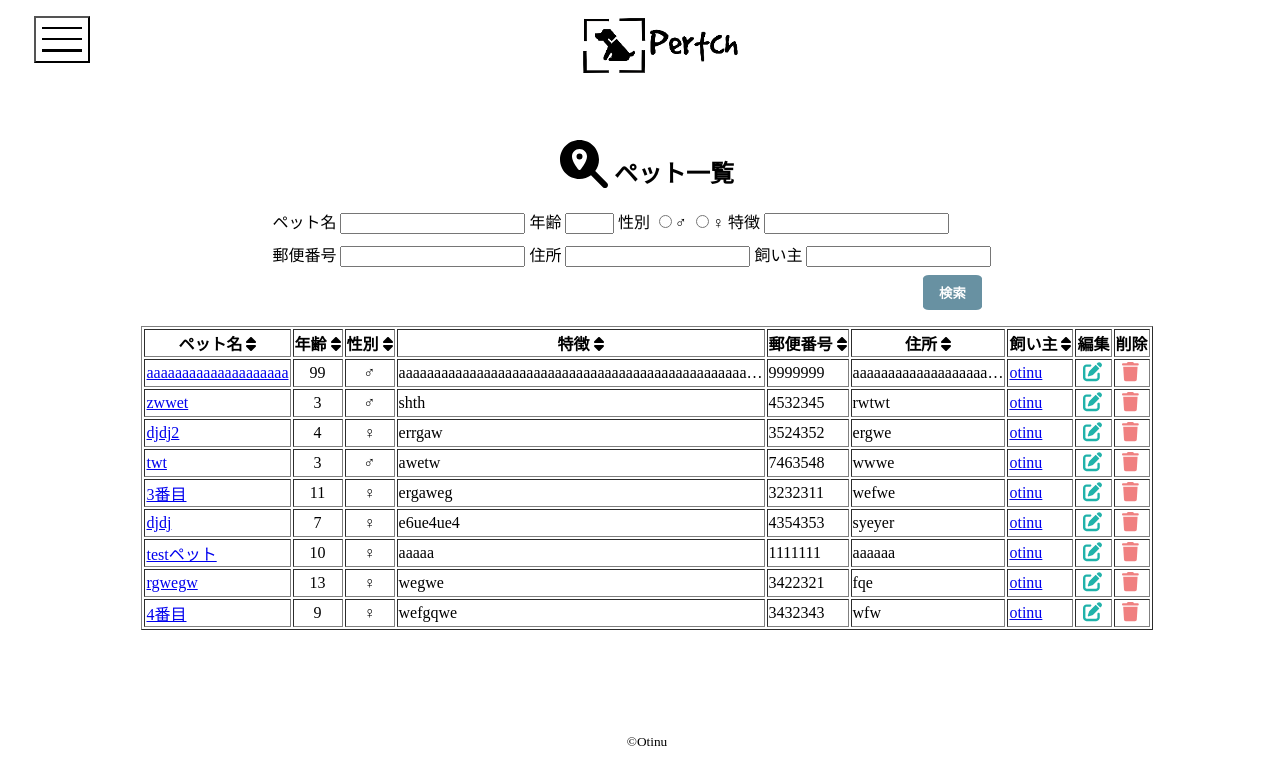
The page /pet/index/ (signed in) on the database its author committed.
### petApp/models.py (models this page shows)
class PetModel(models.Model):
    class Meta:
        db_table = "pet"
    name = models.CharField(validators=[MinLengthValidator(2)], max_length=20)
    age = models.IntegerField(validators=[MinValueValidator(0), MaxValueValidator(99)])
    sex = models.BooleanField()
    charm_point = models.CharField(max_length=1000)
    post_cord = models.IntegerField(validators=[MaxValueValidator(9999999)])
    address = models.CharField(max_length=50)
    image = models.ImageField(upload_to="pet/")
    now = datetime.datetime.now()
    created_at = models.DateTimeField(default=now)
    updated_at = models.DateTimeField(default=now)
    owner = models.ForeignKey(Owner, on_delete=models.CASCADE)

### ownerApp/models.py (models this page shows)
class Owner(AbstractUser, models.Model):
    USERNAME_FIELD = "username"
    REQUIRED_FIELDS = ["contact", "created_at", "updated_at"]
    class Meta:
        db_table = "owner"
    username = models.CharField(max_length=20, unique=True)
    password = models.TextField()
    contact = models.EmailField(max_length=30, unique=True)
    sub_contact = models.CharField(max_length=30)
    message = models.TextField()
    now = datetime.datetime.now()
    created_at = models.DateTimeField(default=now)
    updated_at = models.DateTimeField(default=now)

### petApp/views.py (the view)
# urls.py: path("index/", index, name="index"),
@login_required
def index(request):
    list = PetModel.objects.all()
    list = list.order_by("created_at").reverse()
    return render(request, "pet/index.html", {"list": list})

### templates/pet/index.html (shortened to what this page needs)
{% extends "base.html" %}
{% load static %}
{% block extra_css %}
<link rel="stylesheet" href="{% static 'css/pet/index.css' %}">
<link rel="stylesheet" href="{% static 'css/header.css' %}">
<link rel="stylesheet" href="https://use.fontawesome.com/releases/v6.2.1/css/all.css" />
{% endblock extra_css %}
{% block header %}
{% include "_header.html" %}
{% endblock header %}
{% block main %}
<div class="body-container">
    <h2 style="text-align: center;">
        <i class="fa-solid fa-magnifying-glass-location fa-2x"></i> ペット一覧
    </h2>
    <form id="search" method="post" action="{% url 'pet:search' %}">
        <div class="search-inputarea">
            <div class="search-first-inputarea">
                <label>ペット名</label>
                <input type=text name="name">
                <label>年齢</label>
                <input type="number" class="search-input-age" name="age">
                <label>性別</label>
                <input type="radio" value="true" name="sex">♂
                <input type="radio" value="false" name="sex">♀
                <label>特徴</label>
                <input type=text name="charm-point"></input>
            </div>
            <div class="search-second-inputarea">
                <label>郵便番号</label>
                <input id="post-cord" type=text name="post-cord">
                <label>住所</label>
                <input id="address" type=text name="address">
                <label>飼い主</label>
                <input type=text name="owner">
            </div>
            <div>
                <input type="submit" class="submit-button" value="検索">
            </div>
        </div>
    </form>
    <div class="table-area">
        {% if list %}
        <table id="sort_table" border="1" style="table-layout: fixed;">
            <colgroup>
                <col width="10%">
                <col width="2%">
                <col width="2%">
                <col width="32%">
                <col width="4%">
                <col width="20%">
                <col width="10%">
                <col width="1%">
                <col width="1%">
            </colgroup>
            <tbody id="index-tbody">
                <tr>
                    <th>ペット名&nbsp;<i class="fa fa-sort"></i></th>
                    <th>年齢&nbsp;<i class="fa fa-sort"></i></th>
                    <th>性別&nbsp;<i class="fa fa-sort"></i></th>
                    <th>特徴&nbsp;<i class="fa fa-sort"></i></th>
                    <th>郵便番号&nbsp;<i class="fa fa-sort"></i></th>
                    <th>住所&nbsp;<i class="fa fa-sort"></i></th>
                    <th>飼い主&nbsp;<i class="fa fa-sort"></i></th>
                    <th id="no-sort-column">編集</th>
                    <th id="no-sort-column">削除</th>
                </tr>
                {% for pet in list %}
                <tr align="center">
                    <td align="left">
                        <a href="{% url 'pet:show' pet.id %}">{{ pet.name }}</a>
                    </td>
                    <td style="text-align: center;">{{ pet.age }}</td>
                    {% if pet.sex %}
                    <td style="text-align: center;">♂</td>
                    {% else %}
                    <td style="text-align: center;">♀</td>
                    {% endif %}
                    <td>{{ pet.charm_point| truncatechars:50 }}</td>
                    <td>{{ pet.post_cord }}</td>
                    <td>{{ pet.address| truncatechars:20 }}</td>
                    <td>
                        <a href="{% url 'owner:detail' pet.owner.id %}">{{ pet.owner.username }}</a>
                    </td>
                    <td>
                        {% if pet.owner.id == user.id %}
                        <a href="{% url 'pet:edit' pet.id %}">
                            <button type="submit">
                                <i class="fa-solid fa-pen-to-square"></i>
                            </button>
                        </a>
                        {% endif %}
                    </td>
                    <td>
                        {% if pet.owner.id == user.id %}
                        <a href="{% url 'pet:delete' pet.id %}">
                            <button type="submit" id="deleteBtn">
                                <i class="fa-solid fa-trash"></i>
                            </button>
                        </a>
                        {% endif %}
                    </td>
                </tr>
                {% endfor %}
            </tbody>
        </table>
        {% endif %}
    </div>
    {% endblock main %}

### static/css/pet/index.css (style rules this page uses)
th { white-space: nowrap; }
td { text-align: left; }
button:has(.fa-pen-to-square), button:has(.fa-trash) { background: none; border: none; font-size: larger; }
th { cursor: pointer; }
.fa-pen-to-square { color: lightseagreen; }
.fa-trash { color: lightcoral; }
.body-container { position: absolute; top: 15vh; width: 100%; height: 100%; }
.table-area { justify-content: center; display: flex; }
.search-inputarea { width: 105%; display: grid; justify-content: center; margin-bottom: 1.2%; }
.search-first-inputarea { margin-bottom: 1%; }
.submit-button { display: inline-block; margin-top: 1%; margin-left: 80%; padding: 1% 2%; border: none; border-radius: 10%; background-color: rgb(104, 145, 162); color: #fff; font-weight: bold; appearance: none; -moz-appearance: none; cursor: pointer; }
.search-input-age { width: 5%; }

### rows shown on the page
PetModel: name "aaaaaaaaaaaaaaaaaaaa", age "99", charm_point "aaaaaaaaaaaaaaaaaaaaaaaaaaaaaaaaaaaaaaaaaaaaaaaaa…", post_cord "9999999", address "aaaaaaaaaaaaaaaaaaa…", owner.username "otinu"
PetModel: name "zwwet", age "3", charm_point "shth", post_cord "4532345", address "rwtwt", owner.username "otinu"
PetModel: name "djdj2", age "4", charm_point "errgaw", post_cord "3524352", address "ergwe", owner.username "otinu"
PetModel: name "twt", age "3", charm_point "awetw", post_cord "7463548", address "wwwe", owner.username "otinu"
PetModel: name "3番目", age "11", charm_point "ergaweg", post_cord "3232311", address "wefwe", owner.username "otinu"
PetModel: name "djdj", age "7", charm_point "e6ue4ue4", post_cord "4354353", address "syeyer", owner.username "otinu"
PetModel: name "testペット", age "10", charm_point "aaaaa", post_cord "1111111", address "aaaaaa", owner.username "otinu"
PetModel: name "rgwegw", age "13", charm_point "wegwe", post_cord "3422321", address "fqe", owner.username "otinu"
PetModel: name "4番目", age "9", charm_point "wefgqwe", post_cord "3432343", address "wfw", owner.username "otinu"
